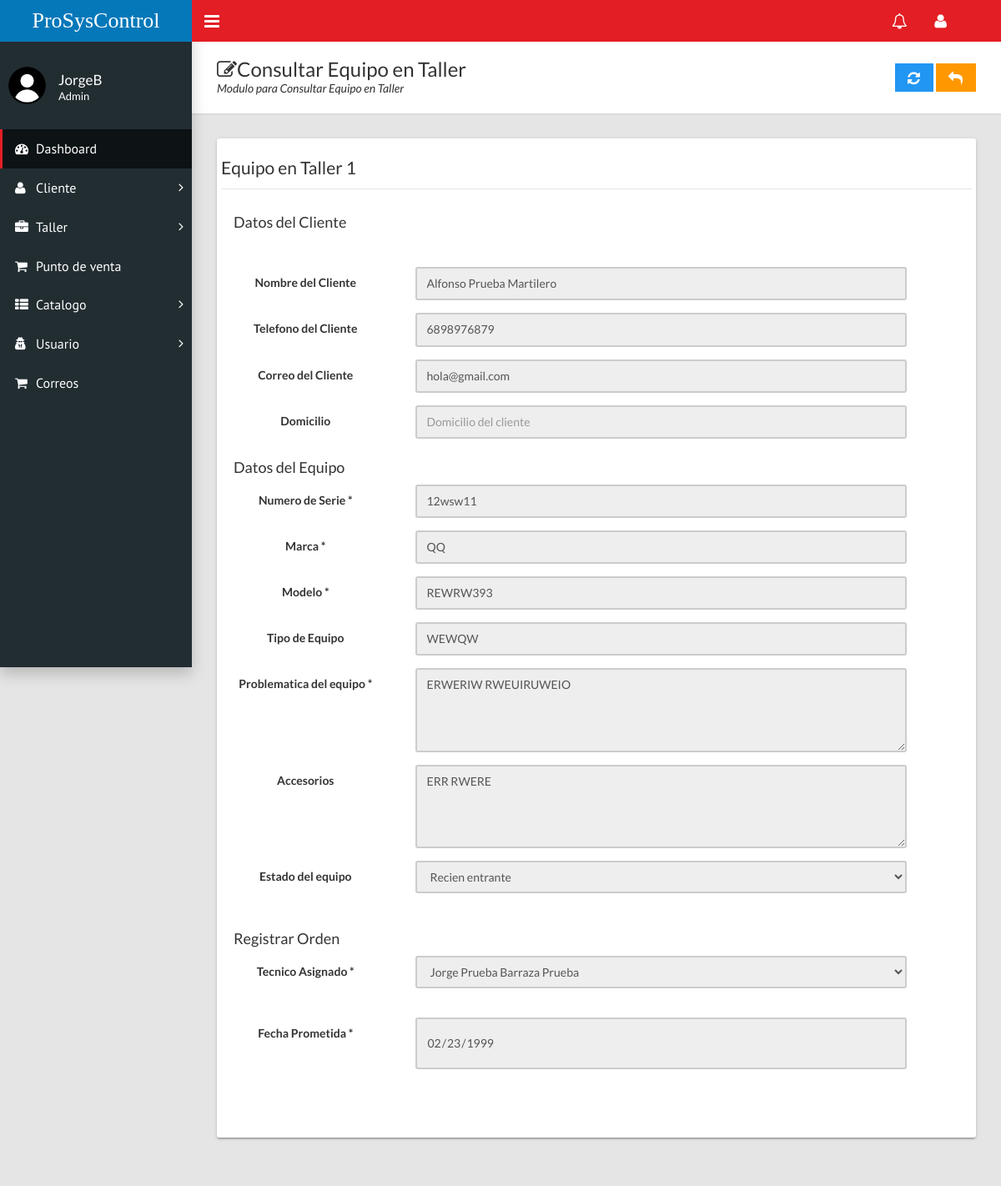
The app's page /home.php?c=taller&a=FormConsultar&id=7 (signed in), older data.
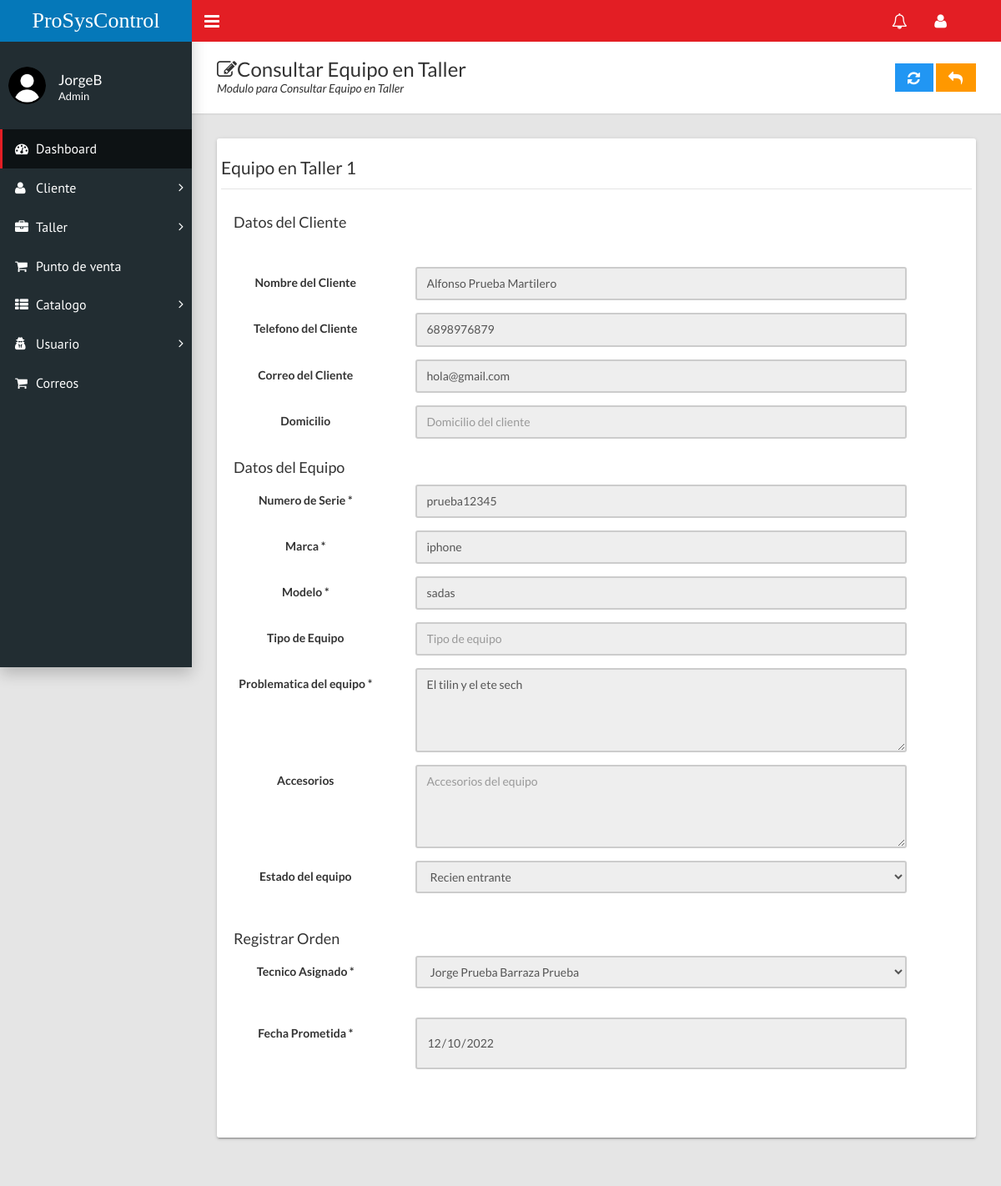
The same page, newer data.
### tables this page shows
CREATE TABLE `ordenreparacion` (
  `id` int(11) NOT NULL,
  `idCliente` int(11) NOT NULL,
  `ns` varchar(25) NOT NULL,
  `marca` varchar(20) NOT NULL,
  `modelo` varchar(30) NOT NULL,
  `tipoEquipo` varchar(50) NOT NULL,
  `observaciones` varchar(400) NOT NULL,
  `accesorios` varchar(400) NOT NULL,
  `fechaEntrada` date NOT NULL,
  `horaEntrada` time NOT NULL,
  `fechaPrometida` date NOT NULL,
  `tecnicoAsignado` int(11) NOT NULL,
  `estadoEquipo` varchar(1) NOT NULL
);

CREATE TABLE `usuario` (
  `id` int(11) NOT NULL,
  `rfc` varchar(20) NOT NULL,
  `nombre` varchar(50) NOT NULL,
  `apellido` varchar(50) NOT NULL,
  `telefono` varchar(20) NOT NULL,
  `email` varchar(70) NOT NULL,
  `user` varchar(35) NOT NULL,
  `contrasenia` varchar(50) NOT NULL,
  `privilegio` varchar(1) NOT NULL
);

### controladores/taller.controlador.php (called while the page is built, shortened)
<?php
require_once "modelos/taller.php";
class TallerControlador{
    private $modelo;
    public function __CONSTRUCT(){
        $this->modelo = new Taller;
    }
    public function FormConsultar(){
        $titulo="Consultar";
        if(isset($_GET['id'])){
            $tallerSQL=$this->modelo->Obtener($_GET['id']);
        }
        require_once "vistas/encabezado.php";
        require_once "vistas/taller/consultar_Taller.php";
        require_once "vistas/pie.php";
    }
}

### modelos/database.php (called while the page is built, shortened)
<?php
class Database{
    public static function Conectar(){
        try{
            $conexion = new PDO("mysql:host=".self::servidor.";dbname=".self::nombrebd.";charset=utf8", self::usuariobd,
            self::clave);
            $conexion -> setAttribute(PDO::ATTR_ERRMODE, PDO::ERRMODE_EXCEPTION);
            return $conexion;
        }catch(PDOException $e){
            return "Fallo " .$e->getMessage();
        }
    }
}

### modelos/taller.php (called while the page is built, shortened)
<?php
class Taller{
    private $pdo;
    private $id;
    private $idCliente;
    private $ns;
    private $marca;
    private $modelo;
    private $tipoEquipo;
    private $observaciones;
    private $accesorios;
    private $fechaPrometida;
    private $tecnicoAsignado;
    private $estadoEquipo;
    public function __CONSTRUCT(){
        $this->pdo = Database::Conectar();
    }
    public function getId() : ?int{
        return $this->id;
    }
    public function setId(int $id){
        $this->id = $id;
    }
    public function getIdCliente() : ?int{
        return $this->idCliente;
    }
    public function setIdCliente(int $idCliente){
        $this->idCliente = $idCliente;
    }
    public function getNs() : ?string{
        return $this->ns;
    }
    public function setNs(string $ns){
        $this->ns = $ns;
    }
    public function gettipoEquipo() : ?string{
        return $this->tipoEquipo;
    }
    public function settipoEquipo(string $tipoEquipo){
        $this->tipoEquipo = $tipoEquipo;
    }
    public function getMarca() : ?string{
        return $this->marca;
    }
    public function setMarca(string $marca){
        $this->marca = $marca;
    }
    public function getModelo() : ?string{
        return $this->modelo;
    }
    public function setModelo(string $modelo){
        $this->modelo = $modelo;
    }
    public function getObservaciones() : ?string{
        return $this->observaciones;
    }
    public function setObservaciones(string $observaciones){
        $this->observaciones = $observaciones;
    }
    public function getAccesorios() : ?string{
        return $this->accesorios;
    }
    public function setAccesorios(string $accesorios){
        $this->accesorios = $accesorios;
    }
    public function getFechaPrometida() : ?string{
        return $this->fechaPrometida;
    }
    public function setFechaPrometida(string $fechaPrometida){
        $this->fechaPrometida = $fechaPrometida;
    }
    public function gettecnicoAsignado() : ?int{
        return $this->tecnicoAsignado;
    }
    public function settecnicoAsignado(int $tecnicoAsignado){
        $this->tecnicoAsignado = $tecnicoAsignado;
    }
    public function getestadoEquipo() : ?string{
        return $this->estadoEquipo;
    }
    public function setestadoEquipo(string $estadoEquipo){
        $this->estadoEquipo = $estadoEquipo;
    }
    public function ListarAdministradores(){
        try{
            $consulta = $this->pdo->prepare("SELECT id,nombre,apellido,user FROM `usuario` WHERE privilegio = 1;");
            $consulta->execute();
            return $consulta->fetchAll(PDO::FETCH_OBJ);
        }catch(Exception $excepcion){
            die($excepcion->getMessage());
        }
    }
    public function buscarCliente($nombre){
        try{
            $consulta = $this->pdo->prepare("SELECT nombreCliente,apellidoP,apellidoM,telefono,email,domicilio FROM `clientes`WHERE idClientes =?;");
            $consulta->execute(array($nombre));
            return $consulta->fetchAll(PDO::FETCH_OBJ);
        }catch(Exception $excepcion){
            die($excepcion->getMessage());
        }
    }
    public function Obtener($nombre){
        try{
            $consulta = $this ->pdo ->prepare("SELECT * FROM ordenreparacion WHERE id=?;");
            $consulta->execute(array($nombre));
            $reTaller=$consulta->fetch(PDO::FETCH_OBJ);
            $tallerSQL=new Taller();
            $tallerSQL->setId($reTaller->id);
            $tallerSQL->setIdCliente($reTaller->idCliente);
            $tallerSQL->setNs($reTaller->ns);
            $tallerSQL->setMarca($reTaller->marca);
            $tallerSQL->setModelo($reTaller->modelo);
            $tallerSQL->settipoEquipo($reTaller->tipoEquipo);
            $tallerSQL->setObservaciones($reTaller->observaciones);
            $tallerSQL->setAccesorios($reTaller->accesorios);
            $tallerSQL->setFechaEntrada($reTaller->fechaEntrada);
            $tallerSQL->setHoraEntrada($reTaller->horaEntrada);
            $tallerSQL->setFechaPrometida($reTaller->fechaPrometida);
            $tallerSQL->settecnicoAsignado($reTaller->tecnicoAsignado);
            $tallerSQL->setestadoEquipo($reTaller->estadoEquipo);
            return $tallerSQL;
        }catch(Exception $excepcion){
            die($excepcion->getMessage());
        }
    }
}

### vistas/taller/consultar_Taller.php (the view, shortened to what the changed rows need)
<div class="content-wrapper">
  <div class="page-title">
    <div>
      <h1><i class="fa fa-edit"></i><?=$titulo?> Equipo en Taller</h1>
      <p>Modulo para <?=$titulo?> Equipo en Taller</p>
    </div>
    <div>
        <a class="btn btn-info btn-flat" href="?c=taller&a=FormModificar&id=<?=$tallerSQL->getId()?>"><i class="fa fa-lg fa-refresh"></i></a>
        <a class="btn btn-warning btn-flat" href="?c=taller"><i class="fa fa-lg fa-reply"></i></a>
    </div>
  </div>
  <div class="row">
    <div class="col-md-12">
      <div class="card">
        <div class="row">
            <div class="well bs-component">
            <?php
              $this->modelo->Obtener($tallerSQL->getId());
              $fechaprom = $tallerSQL->getFechaPrometida();
              $tecnicoasignadoOriginal = $tallerSQL->gettecnicoAsignado();
              $idclient = $tallerSQL->getIdCliente();
              $datoscliente = $tallerSQL ->buscarCliente($idclient);
              ?>
                <form class="form-horizontal" method="POST" action="?c=taller&a=Guardar">
                <fieldset>
                <legend>Equipo en Taller <?php echo($tecnicoasignadoOriginal); ?></legend>
                    <div class="col-lg-10">
                        <h4>Datos del Cliente</h4>
                    </div>
                    <div class="form-group">
                        <div class="col-lg-10">
                      </div>
                    </div>
                    <div class="col-lg-10">
                      </div>
                    <div class="form-group">
                        <div class="col-md-8">
                        </div>
                    </div>
                    <?php foreach($datoscliente as $campo): ?>
                    <div class="form-group">
                        <label class="control-label col-md-3">Nombre del Cliente</label>
                        <div class="col-md-8">
                            <input class="form-control" type="text" placeholder="Nombre del cliente" value="<?=$campo->nombreCliente," ",$campo->apellidoP," ",$campo->apellidoM?>"
                             disabled>
                        </div>
                    </div>
                    <div class="form-group">
                        <label class="control-label col-md-3">Telefono del Cliente</label>
                        <div class="col-md-8">
                            <input class="form-control" type="text" placeholder="Telefono del cliente" value="<?=$campo->telefono?>" disabled>
                        </div>
                    </div>
                    <div class="form-group">
                        <label class="control-label col-md-3">Correo del Cliente</label>
                        <div class="col-md-8">
                            <input class="form-control" type="text" placeholder="Correo del cliente" value="<?=$campo->email?>" disabled>
                        </div>
                    </div>
                    <div class="form-group">
                        <label class="control-label col-md-3">Domicilio</label>
                        <div class="col-md-8">
                            <input class="form-control" type="text" placeholder="Domicilio del cliente" value="<?=$campo->domicilio?>" disabled>
                        </div>
                    </div>
                    <?php endforeach; ?>
                    <div class="col-lg-10">
                        <h4>Datos del Equipo</h4>
                    </div>
                    <div class="form-group">
                    <label class="control-label col-md-3" for="Ns" >Numero de Serie *</label>
                    <div class="col-md-8">
                      <input class="form-control" name="ns" id="ns" type="text" placeholder="Introduce el numero de serie del equipo" pattern="[a-zA-Z0-9áéíóúÁÉÍÓÚñÑ. ]{6,30}" required="" onchange="toggleButtonagregarTaller()" value="<?=$tallerSQL->getNs()?>" disabled>
                    </div>
                  </div>
                  <div class="form-group">
                    <label class="control-label col-md-3" for="Marca" >Marca *</label>
                    <div class="col-md-8">
                      <input class="form-control col-md-8" id="marca" name="marca" type="text" placeholder="Marca del equipo"  pattern="[a-zA-Z0-9áéíóúÁÉÍÓÚñÑ. ]{3,50}" required="" onchange="toggleButtonagregarTaller()" value="<?=$tallerSQL->getMarca()?>" disabled>
                    </div>
                  </div>
                  <div class="form-group">
                    <label class="control-label col-md-3" for="Modelo" >Modelo *</label>
                    <div class="col-md-8">
                    <input class="form-control col-md-8" id="modelo" name="modelo" type="text" placeholder="Modelo del equipo" pattern="[a-zA-Z0-9áéíóúÁÉÍÓÚñÑ. ]{3,50}" required="" onchange="toggleButtonagregarTaller()" value="<?=$tallerSQL->getModelo()?>" disabled>
                    </div>
                  </div>
                  <div class="form-group">
                    <label class="control-label col-md-3" for="TipoEquipo" >Tipo de Equipo</label>
                    <div class="col-md-8">
                      <input class="form-control col-md-8" id="tipoEquipo" name="tipoEquipo" type="text" placeholder="Tipo de equipo" value="<?=$tallerSQL->gettipoEquipo()?>" disabled>
                    </div>
                  </div>
                  <div class="form-group">
                    <label class="control-label col-md-3" for="Observaciones" >Problematica del equipo *</label>
                    <div class="col-md-8">
                      <textarea class="form-control" id="obs" name="observaciones" type="text" rows="4" placeholder="Problema del equipo" pattern="[a-zA-Z0-9áéíóúÁÉÍÓÚñÑ. ]{7,100}" required="" onchange="toggleButtonagregarTaller()" disabled><?=$tallerSQL->getObservaciones()?></textarea>
                    </div>
                  </div>
                  <div class="form-group">
                    <label class="control-label col-md-3" for="Accesorios">Accesorios</label>
                    <div class="col-md-8">
                      <textarea class="form-control" name="accesorios" rows="4" placeholder="Accesorios del equipo" disabled><?=$tallerSQL->getAccesorios()?></textarea >
                    </div>
                  </div>
                  <div class="form-group">
                    <label class="control-label col-md-3" for="EstadoEquipo">Estado del equipo</label>
                        <div class="col-md-8">
                          <select class="form-control" name="estadoEquipo" id="estadoEquipo" required="" onchange="toggleButton()" value="<?=$tallerSQL->getestadoEquipo()?>" disabled>
                            <option value="1">Recien entrante</option>
                          </select><br>
                        </div>
                    </div>
                    <div class="col-lg-10">
                        <h4>Registrar Orden</h4>
                    </div>
                    <div class="form-group">
                        <label class="control-label col-md-3" for="TecnicoAsignado" >Tecnico Asignado *</label>
                        <div class="col-md-8">
                            <select class="form-control" id="idtec" name="tecnicoAsignado" type="text" placeholder="Id del Tecnico asignado" pattern="[0-9]{1,3}"
                            value="hatapu" required="" onchange="toggleButtonagregarTaller()" disabled>mama mi let mi go
                            <optgroup label="Tecnicos">
                            <optgroup label="Admnistradores">
                            <?php
                            foreach($this->modelo->ListarAdministradores() as $tallerSQL):?>
                            <option value="<?=$tallerSQL->id?>" <?php if($tecnicoasignadoOriginal==$tallerSQL->id){ ?> selected="true" <?php } ?> ><?= $tallerSQL->nombre," ",$tallerSQL->apellido?></option disabled>
                            <?php endforeach; ?>
                            </select><br>
                        </div>
                    </div>
                    <div class="form-group">
                        <label class="control-label col-md-3" for="FechaPrometida" >Fecha Prometida *</label>
                        <div class="col-md-8">
                            <input type="date"  max="2030-01-01" class="form-control" id="fecha" name="fechaPrometida" type="text" placeholder="Fecha prometida"
                            pattern="(19|20)(((([02468][048])|([13579][26]))-02-29)|(\d{2})-((02-((0[1-9])|1\d|2[0-8]))|((((0[13456789])|1[012]))-((0[1-9])|((1|2)\d)|30))|(((0[13578])|(1[02]))-31)))"
                            value="<?php echo($fechaprom); ?>" required="" onchange="toggleButtonagregarTaller()" disabled>
                        </div>
                    </div>
                    <div class="form-group">
                        <div class="col-md-8">
                        </div>
                    </div>
                    <div class="form-group">
                        <div class="col-md-8">
                        </div>
                    </div>
                    </div>
                    </div>
                  </div>
                </div>
              </div>

Row changes from the older to the newer data that the page shows:
changed ordenreparacion "Recien entrante": ns "12wsw11" → "prueba12345"; marca "QQ" → "iphone"; modelo "REWRW393" → "sadas"; observaciones "ERWERIW RWEUIRUWEIO" → "El tilin y el ete sech"; fechaPrometida "02/23/1999" → "12/10/2022"; tipoEquipo "WEWQW" → (not shown); accesorios "ERR RWERE" → (not shown)
